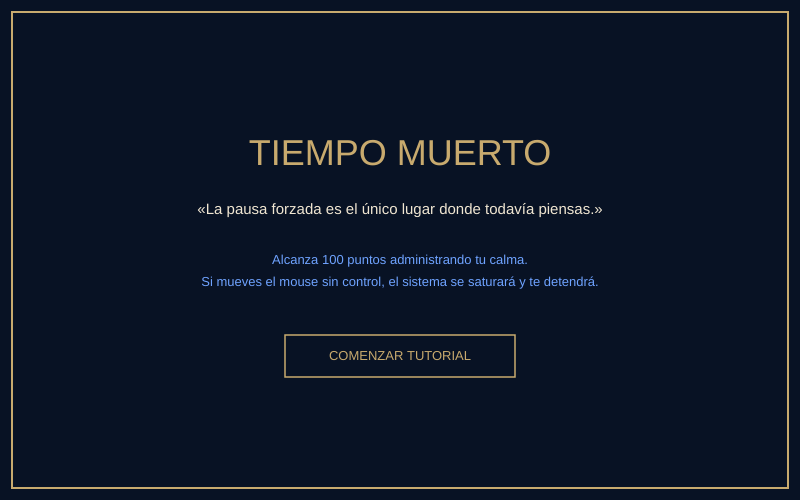
Frame 1 (no input)
Frame 60 (no input): identical to frame 1, image omitted
Frame 120 (the mouse pressed at the canvas centre since frame 60): identical to frame 1, image omitted

The p5.js sketch that drew this single still picture (run headless with seeded random() and noise() and a simulated clock; from frame 60 on, the mouse is pressed at the canvas centre):

// p5.js sketch
// ── sketch.js

/* ==========================================================================
   TITULO: Tiempo Muerto – Entrega Final
   ESTUDIANTE: Irene Ospina Cuellar
   CURSO: Laboratorio Dos: Pensamiento Algorítmico (DISO-2311)

   INTERPRETACIÓN Y MENSAJE:
   "La pausa forzada es el único lugar donde todavía piensas."
   El juego cuestiona la prisa y el automatismo digital. Mover el mouse tiene
   un costo físico: llena la barra lateral, vuelve pesado el cursor y congela
   la pantalla si te aceleras, premiando el autocontrol y la paciencia.

   REFERENCIAS:
   1. osu!: Anillos concéntricos que se encogen para marcar el ritmo de clic.
   2. League of Legends (UI): Paleta azul noche y dorado con marcos finos.
   ========================================================================== */

// Estados: "INTRO", "TUTORIAL", "LISTO", "JUGANDO", "GANASTE"
let estado = "INTRO";

let jugador;
let puntos = [];
let cantidadPuntos = 4;

// Marcadores y modos
let puntaje = 0;
let tiempoSegundos = 0;
let bloqueosTotales = 0;
let modoInfinito = false;

// Control del tutorial guiado (pasos 0, 1 y 2)
let pasoTutorial = 0;
let timerTutorial = 0;

// Paleta de colores
let colFondo;
let colDorado;
let colAzulLuz;
let colMarfil;

function setup() {
  createCanvas(800, 500);

  colFondo   = color(8, 18, 36);     // #081224
  colDorado  = color(200, 170, 110); // #C8AA6E
  colAzulLuz = color(111, 163, 255); // #6FA3FF
  colMarfil  = color(240, 230, 210); // #F0E6D2

  jugador = new Jugador(width / 2, height / 2);

  for (let i = 0; i < cantidadPuntos; i++) {
    puntos.push(new Punto());
  }
}

function draw() {
  background(colFondo);

  // Marco exterior dorado
  stroke(colDorado);
  strokeWeight(2);
  noFill();
  rect(12, 12, width - 24, height - 24);

  switch (estado) {
    case "INTRO":
      pantallaIntro();
      break;

    case "TUTORIAL":
      pantallaTutorial();
      break;

    case "LISTO":
      pantallaComencemos();
      break;

    case "JUGANDO":
      pantallaJuego();
      break;

    case "GANASTE":
      pantallaVictoria();
      break;
  }
}

// ==========================================================================
// 1. PANTALLA DE BIENVENIDA
// ==========================================================================
function pantallaIntro() {
  cursor();
  textAlign(CENTER, CENTER);

  fill(colDorado);
  noStroke();
  textSize(36);
  text("TIEMPO MUERTO", width / 2, height / 2 - 95);

  fill(colMarfil);
  textSize(15);
  text("«La pausa forzada es el único lugar donde todavía piensas.»", width / 2, height / 2 - 40);

  fill(colAzulLuz);
  textSize(13);
  text("Alcanza 100 puntos administrando tu calma.", width / 2, height / 2 + 10);
  text("Si mueves el mouse sin control, el sistema se saturará y te detendrá.", width / 2, height / 2 + 32);

  dibujarBoton(width / 2 - 115, height / 2 + 85, 230, 42, "COMENZAR TUTORIAL");
}

// ==========================================================================
// 2. PANTALLA TUTORIAL GUIADO (Ralentizada y con flechas)
// ==========================================================================
function pantallaTutorial() {
  noCursor();

  // Ralentizamos los anillos (factor 0.25) para que el jugador lea tranquilo
  for (let i = 0; i < puntos.length; i++) {
    puntos[i].update(0.25);
    puntos[i].display();
  }

  jugador.update();
  jugador.display();
  dibujarHUD();

  if (jugador.congelado) {
    dibujarAvisoCongelamiento();
  }

  // Capa suave para resaltar las flechas explicativas
  fill(8, 18, 36, 110);
  noStroke();
  rect(14, 14, width - 28, height - 28);

  timerTutorial++;

  // Paso 0: Explicar los círculos estilo osu!
  if (pasoTutorial === 0) {
    let p = puntos[0];
    dibujarFlechaGuia(p.x, p.y - 85, p.x, p.y - 35, "Oprime cuando el círculo se cierre");
    if (timerTutorial > 240) { // ~4 segundos
      pasoTutorial = 1;
      timerTutorial = 0;
    }
  }
  // Paso 1: Explicar el marcador de puntos
  else if (pasoTutorial === 1) {
    dibujarFlechaGuia(170, 85, 95, 48, "Aquí se refleja tu puntaje");
    if (timerTutorial > 210) {
      pasoTutorial = 2;
      timerTutorial = 0;
    }
  }
  // Paso 2: Explicar la barra de congelamiento
  else if (pasoTutorial === 2) {
    dibujarFlechaGuia(width - 210, 210, width - 65, 210, "Cuidado: si te mueves mucho te congelas");
    if (timerTutorial > 240) {
      estado = "LISTO"; // Pasa al aviso de inicio real
    }
  }

  // Texto discreto abajo para saltar si ya sabe jugar
  fill(colMarfil);
  textAlign(CENTER, BOTTOM);
  textSize(11);
  text("Presiona ESPACIO para saltar tutorial", width / 2, height - 22);
}

// ==========================================================================
// 3. PANTALLA DE TRANSICIÓN: "AHORA COMENCEMOS DE VERDAD"
// ==========================================================================
function pantallaComencemos() {
  cursor();
  textAlign(CENTER, CENTER);

  fill(colDorado);
  noStroke();
  textSize(28);
  text("AHORA COMENCEMOS DE VERDAD", width / 2, height / 2 - 45);

  fill(colMarfil);
  textSize(14);
  text("Marcadores en cero. Mantén la calma y llega a 100 puntos.", width / 2, height / 2 + 5);

  dibujarBoton(width / 2 - 95, height / 2 + 55, 190, 42, "INICIAR PARTIDA");
}

// ==========================================================================
// 4. PANTALLA DE JUEGO REAL
// ==========================================================================
function pantallaJuego() {
  noCursor();

  // Cronómetro ascendente
  if (frameCount % 60 === 0 && !jugador.congelado) {
    tiempoSegundos++;

    // Cada 15 segundos añade un punto extra (máximo 7) para subir dificultad
    if (tiempoSegundos % 15 === 0 && puntos.length < 7) {
      puntos.push(new Punto());
    }
  }

  // Actualizar y dibujar los objetivos
  for (let i = 0; i < puntos.length; i++) {
    puntos[i].update(1.0); // Velocidad normal
    puntos[i].display();
  }

  // Actualizar y dibujar al jugador
  jugador.update();
  jugador.display();

  // Interfaz superior y barra lateral
  dibujarHUD();

  // Si llena la barra al 100%, sale la pantalla de congelamiento total
  if (jugador.congelado) {
    dibujarAvisoCongelamiento();
  }

  // Si no está en modo infinito y llega a 100 puntos, gana
  if (!modoInfinito && puntaje >= 100) {
    estado = "GANASTE";
  }
}

// ==========================================================================
// 5. PANTALLA DE VICTORIA (100 PUNTOS) Y OPCIÓN DE RÉCORD INFINITO
// ==========================================================================
function pantallaVictoria() {
  cursor();
  textAlign(CENTER, CENTER);

  fill(colDorado);
  noStroke();
  textSize(28);
  text("EXCELENTE, TU PACIENCIA DIO FRUTOS", width / 2, height / 2 - 110);

  fill(colMarfil);
  textSize(15);
  text("Dominaste tu impulso en lugar de dejar que la prisa te controlara.", width / 2, height / 2 - 60);

  // Resumen de logros
  fill(colAzulLuz);
  textSize(15);
  text("Puntaje logrado: " + puntaje + " puntos", width / 2, height / 2 - 10);
  text("Tiempo logrado: " + tiempoSegundos + " segundos", width / 2, height / 2 + 18);
  text("Veces congelado: " + bloqueosTotales, width / 2, height / 2 + 46);

  // Botón 1: Seguir jugando sin límite (Rompe tu récord)
  dibujarBoton(width / 2 - 205, height / 2 + 100, 190, 42, "ROMPE TU RÉCORD");

  // Botón 2: Reiniciar desde cero
  dibujarBoton(width / 2 + 15, height / 2 + 100, 190, 42, "VOLVER AL INICIO");
}

// ==========================================================================
// CLASE JUGADOR (Cursor con resistencia e inercia)
// ==========================================================================
class Jugador {
  constructor(tempX, tempY) {
    this.x = tempX;
    this.y = tempY;
    this.barra = 0; // 0 a 100
    this.congelado = false;
    this.cuentaCongelado = 0;
  }

  update() {
    let distMouse = dist(mouseX, mouseY, pmouseX, pmouseY);

    if (!this.congelado) {
      if (distMouse > 1.0) {
        this.barra += distMouse * 0.025; // Sube según qué tanto se mueve
      } else {
        this.barra -= 0.18; // Baja al quedarse quieto
      }

      this.barra = constrain(this.barra, 0, 100);

      // Si llega al tope se congela por completo
      if (this.barra >= 100) {
        this.congelado = true;
        this.cuentaCongelado = 180; // ~3 segundos
        if (estado === "JUGANDO") {
          bloqueosTotales++;
        }
      }
    } else {
      // Solo descongela si el usuario suelta el mouse
      if (distMouse < 1.0) {
        this.cuentaCongelado--;
        this.barra = map(this.cuentaCongelado, 180, 0, 100, 0);
      } else {
        this.cuentaCongelado = min(this.cuentaCongelado + 1, 240);
      }

      if (this.cuentaCongelado <= 0) {
        this.congelado = false;
        this.barra = 0;
      }
    }

    // Pesadez progresiva del cursor
    let agilidad = map(this.barra, 0, 100, 0.45, 0.08);
    this.x += (mouseX - this.x) * agilidad;
    this.y += (mouseY - this.y) * agilidad;
  }

  display() {
    push();
    translate(this.x, this.y);
    fill(colMarfil);
    stroke(colFondo);
    strokeWeight(1.5);
    triangle(0, 0, 0, 18, 14, 12);
    pop();
  }

  // Evalúa clic sobre un círculo
  tocar(unPunto) {
    if (this.congelado) return false;

    let d = dist(this.x, this.y, unPunto.x, unPunto.y);
    if (d < unPunto.tamBase + 12) {
      unPunto.reiniciar();
      this.barra += 2;
      return true;
    }
    return false;
  }
}

// ==========================================================================
// CLASE PUNTO (Objetivos rítmicos estilo osu!)
// ==========================================================================
class Punto {
  constructor() {
    this.reiniciar();
  }

  reiniciar() {
    this.x = random(80, width - 160);
    this.y = random(80, height - 80);
    this.tamBase = 22;
    this.radioAnillo = 65;
    this.velocidadAnillo = random(0.45, 0.75);
  }

  // factorVelocidad permite ralentizarlos durante el tutorial
  update(factorVelocidad) {
    this.radioAnillo -= this.velocidadAnillo * factorVelocidad;
    if (this.radioAnillo <= this.tamBase / 2) {
      this.reiniciar();
    }
  }

  display() {
    push();
    translate(this.x, this.y);

    // Anillo exterior que se cierra
    noFill();
    stroke(colAzulLuz);
    strokeWeight(2);
    circle(0, 0, this.radioAnillo * 2);

    // Centro dorado
    fill(colDorado);
    noStroke();
    circle(0, 0, this.tamBase);

    fill(colMarfil);
    circle(0, 0, this.tamBase * 0.4);

    pop();
  }
}

// ==========================================================================
// ELEMENTOS VISUALES DE APOYO (HUD, Botones y Flechas del tutorial)
// ==========================================================================
function dibujarHUD() {
  fill(colMarfil);
  noStroke();
  textSize(16);

  // Puntaje arriba a la izquierda
  textAlign(LEFT, TOP);
  if (modoInfinito) {
    text("PUNTOS: " + puntaje + " (RÉCORD)", 30, 25);
  } else {
    text("PUNTOS: " + puntaje + " / 100", 30, 25);
  }

  // Tiempo arriba al centro
  textAlign(CENTER, TOP);
  text("TIEMPO: " + tiempoSegundos + "s", width / 2, 25);

  // Barra de congelamiento a la derecha
  let altoBarra = 320;
  let anchoBarra = 24;
  let posXBarra = width - 55;
  let posYBarra = 70;

  stroke(colDorado);
  strokeWeight(2);
  noFill();
  rect(posXBarra, posYBarra, anchoBarra, altoBarra);

  let altoLleno = map(jugador.barra, 0, 100, 0, altoBarra);
  fill(colDorado);
  noStroke();
  rect(posXBarra, posYBarra + altoBarra - altoLleno, anchoBarra, altoLleno);

  fill(colMarfil);
  textSize(10);
  textAlign(CENTER, TOP);
  text("CONGELA", posXBarra + anchoBarra / 2, posYBarra + altoBarra + 8);
}

function dibujarAvisoCongelamiento() {
  fill(8, 18, 36, 220);
  noStroke();
  rect(0, 0, width, height);

  textAlign(CENTER, CENTER);
  fill(colDorado);
  textSize(22);
  text("SATURACIÓN DEL SISTEMA", width / 2, height / 2 - 25);

  fill(colMarfil);
  textSize(14);
  text("La máquina no responderá a tu prisa.", width / 2, height / 2 + 12);
  text("Suelta el mouse y quédate quieto para continuar.", width / 2, height / 2 + 34);
}

function dibujarFlechaGuia(xTexto, yTexto, xPunta, yPunta, mensaje) {
  // Línea y punta de flecha
  stroke(colDorado);
  strokeWeight(2);
  line(xTexto, yTexto + 12, xPunta, yPunta);

  fill(colDorado);
  noStroke();
  circle(xPunta, yPunta, 8);

  // Caja de texto explicativo
  fill(8, 18, 36, 230);
  stroke(colDorado);
  strokeWeight(1.5);
  rectMode(CENTER);
  rect(xTexto, yTexto, textWidth(mensaje) + 24, 28, 4);
  rectMode(CORNER);

  fill(colMarfil);
  noStroke();
  textAlign(CENTER, CENTER);
  textSize(13);
  text(mensaje, xTexto, yTexto);
}

function dibujarBoton(bx, by, bw, bh, etiqueta) {
  if (mouseX > bx && mouseX < bx + bw && mouseY > by && mouseY < by + bh) {
    fill(colDorado);
    rect(bx, by, bw, bh);
    fill(colFondo);
  } else {
    noFill();
    stroke(colDorado);
    strokeWeight(1.5);
    rect(bx, by, bw, bh);
    fill(colDorado);
    noStroke();
  }
  textAlign(CENTER, CENTER);
  textSize(13);
  text(etiqueta, bx + bw / 2, by + bh / 2);
}

// ==========================================================================
// INTERACCIÓN DE CLICS Y TECLADO
// ==========================================================================
function reiniciarPartidaReal(infinito) {
  puntaje = 0;
  tiempoSegundos = 0;
  bloqueosTotales = 0;
  modoInfinito = infinito;
  jugador.barra = 0;
  jugador.congelado = false;

  // Volvemos a 4 círculos iniciales
  puntos = [];
  for (let i = 0; i < 4; i++) {
    puntos.push(new Punto());
  }
}

function mousePressed() {
  // Clic en INTRO -> va al Tutorial
  if (estado === "INTRO") {
    let bx = width / 2 - 115;
    let by = height / 2 + 85;
    if (mouseX > bx && mouseX < bx + 230 && mouseY > by && mouseY < by + 42) {
      pasoTutorial = 0;
      timerTutorial = 0;
      puntaje = 0;
      jugador.barra = 0;
      jugador.congelado = false;
      estado = "TUTORIAL";
    }
    return;
  }

  // Clic en TUTORIAL -> permite practicar explotando círculos
  if (estado === "TUTORIAL") {
    for (let i = 0; i < puntos.length; i++) {
      if (jugador.tocar(puntos[i])) {
        puntaje++;
        break;
      }
    }
    return;
  }

  // Clic en LISTO -> inicia el juego real en cero
  if (estado === "LISTO") {
    let bx = width / 2 - 95;
    let by = height / 2 + 55;
    if (mouseX > bx && mouseX < bx + 190 && mouseY > by && mouseY < by + 42) {
      reiniciarPartidaReal(false);
      estado = "JUGANDO";
    }
    return;
  }

  // Clic en JUGANDO -> suma puntos
  if (estado === "JUGANDO") {
    for (let i = 0; i < puntos.length; i++) {
      if (jugador.tocar(puntos[i])) {
        puntaje++;
        break;
      }
    }
    return;
  }

  // Clic en GANASTE -> elegir modo infinito o volver al inicio
  if (estado === "GANASTE") {
    // Botón "ROMPE TU RÉCORD" (modo infinito sin tope de 100)
    let bx1 = width / 2 - 205;
    let by1 = height / 2 + 100;
    if (mouseX > bx1 && mouseX < bx1 + 190 && mouseY > by1 && mouseY < by1 + 42) {
      modoInfinito = true;
      estado = "JUGANDO";
      return;
    }

    // Botón "VOLVER AL INICIO"
    let bx2 = width / 2 + 15;
    let by2 = height / 2 + 100;
    if (mouseX > bx2 && mouseX < bx2 + 190 && mouseY > by2 && mouseY < by2 + 42) {
      reiniciarPartidaReal(false);
      estado = "INTRO";
      return;
    }
  }
}

function keyPressed() {
  // Permite saltar el tutorial con espacio
  if (estado === "TUTORIAL" && key === ' ') {
    estado = "LISTO";
  }
}
